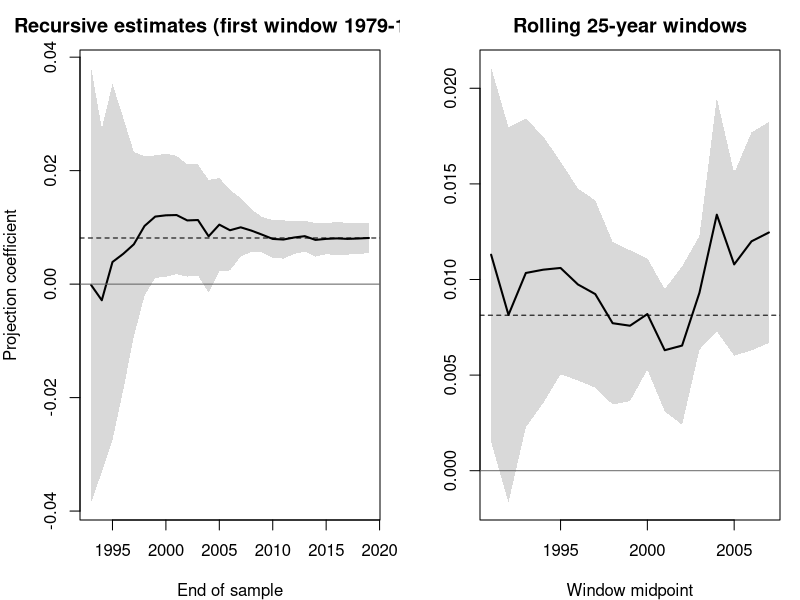

Write R code to recreate this figure.
# =============================================================================
# stability_check.R -- is the projection coefficient stable over time?
# (Sam, 25 Sep 2026). Three views of tax_spec:
#   Part 1  recursive (expanding-window) estimates of the projection coefficient,
#           from the first 15 years to the full sample, with HAC 95% bands;
#   Part 2  rolling 25-year windows;
#   Part 3  structural-break tests: OLS-CUSUM (strucchange::efp), the sup-F test
#           for an unknown break date (Andrews, 1993) and Bai-Perron breakpoints.
# Writes stability.png (recursive + rolling panels) and prints the tests.
# Needs: install.packages("strucchange")
# Run from diss_replication/:   START <- 1979; source("stability_check.R")   (thesis)
#                               START <- 1977; source("stability_check.R")   (manuscript)
# =============================================================================
library(readxl); library(lmtest); library(sandwich); library(strucchange)
if (!exists("START")) START <- 1979
MINW <- 15    # first recursive window (years)
ROLL <- 25    # rolling window length

raw <- as.data.frame(read_excel("Dissertation_Dataset_Final.xlsx", sheet = "ReformSPA"))
raw <- raw[!is.na(raw$year), ]; raw <- raw[order(raw$year), ]
lag1 <- function(x) c(NA, head(x, -1))
df <- with(raw, data.frame(year = year, log_mig_rate = loglev_nEU_WAPlagK,
                           delta_oadr_10 = delta_oadr_10, tax_workpop = tax_workpop,
                           unem = unem, ln_debt_gdp = ln_debt_gdp))
for (v in c("log_mig_rate", "tax_workpop", "unem", "ln_debt_gdp")) df[[paste0("L_", v)]] <- lag1(df[[v]])
S <- subset(df, year >= START & year <= 2019)
FML <- log_mig_rate ~ L_log_mig_rate + L_tax_workpop + delta_oadr_10 + L_ln_debt_gdp + L_unem

est <- function(d) { m <- lm(FML, data = d); ct <- coeftest(m, vcov. = vcovHAC(m))
  c(b = ct["delta_oadr_10", 1], se = ct["delta_oadr_10", 2]) }
full <- est(S)

# --- Part 1: recursive ---------------------------------------------------------
rec <- do.call(rbind, lapply(MINW:nrow(S), function(n) {
  e <- est(S[1:n, ]); data.frame(end = S$year[n], b = e["b"], lo = e["b"] - 1.96 * e["se"], hi = e["b"] + 1.96 * e["se"]) }))
# --- Part 2: rolling -----------------------------------------------------------
rol <- do.call(rbind, lapply(1:(nrow(S) - ROLL + 1), function(i) {
  e <- est(S[i:(i + ROLL - 1), ]); data.frame(mid = S$year[i] + (ROLL - 1) / 2, start = S$year[i],
  b = e["b"], lo = e["b"] - 1.96 * e["se"], hi = e["b"] + 1.96 * e["se"]) }))

cat(sprintf("\n===== Stability of the projection coefficient, %d-2019 =====\n", START))
cat(sprintf("Full sample: %.4f (HAC s.e. %.4f)\n", full["b"], full["se"]))
cat(sprintf("Recursive estimates: min %.4f (to %d), max %.4f (to %d); all windows significant at 5%%: %s\n",
            min(rec$b), rec$end[which.min(rec$b)], max(rec$b), rec$end[which.max(rec$b)], all(rec$lo > 0)))
cat(sprintf("Rolling %d-year windows: min %.4f (%d-%d), max %.4f (%d-%d); windows with lower bound > 0: %d of %d\n",
            ROLL, min(rol$b), rol$start[which.min(rol$b)], rol$start[which.min(rol$b)] + ROLL - 1,
            max(rol$b), rol$start[which.max(rol$b)], rol$start[which.max(rol$b)] + ROLL - 1, sum(rol$lo > 0), nrow(rol)))

# --- Part 3: break tests -------------------------------------------------------
cus <- efp(FML, data = S, type = "OLS-CUSUM"); sc <- sctest(cus)
cat(sprintf("\nOLS-CUSUM test (all coefficients): S = %.3f, p = %.3f\n", sc$statistic, sc$p.value))
fs <- Fstats(FML, data = S, from = 8)               # sup-F; 8-year trimming (>= regressors + 2 at each end)
sf <- sctest(fs, type = "supF")
cat(sprintf("sup-F test for a single unknown break: supF = %.2f, p = %.3f; candidate break at %d\n",
            sf$statistic, sf$p.value, S$year[fs$breakpoint]))
bp <- breakpoints(FML, data = S, h = 8)                # minimum segment 8 years (> 6 regressors incl. intercept)
cat("Bai-Perron (min segment 8 years): BIC-selected number of breaks =", which.min(BIC(bp)) - 1, "\n")
if (which.min(BIC(bp)) > 1) print(S$year[breakpoints(bp)$breakpoints])
cat("Interpretation: no rejection = no evidence that the relationship shifted; a recursive path that\n",
    "settles early and stays inside the full-sample band says the same thing graphically.\n", sep = "")

# --- figure --------------------------------------------------------------------
png(sprintf("stability%s.png", if (START == 1977) "_1977" else ""), width = 1800, height = 800, res = 200)
par(mfrow = c(1, 2), mar = c(4, 4, 2.5, 1))
plot(rec$end, rec$b, type = "n", ylim = range(c(rec$lo, rec$hi, 0)), xlab = "End of sample", ylab = "Projection coefficient",
     main = sprintf("Recursive estimates (first window %d-%d)", START, START + MINW - 1))
polygon(c(rec$end, rev(rec$end)), c(rec$lo, rev(rec$hi)), col = "grey85", border = NA)
lines(rec$end, rec$b, lwd = 2); abline(h = full["b"], lty = 2); abline(h = 0, col = "grey40")
plot(rol$mid, rol$b, type = "n", ylim = range(c(rol$lo, rol$hi, 0)), xlab = "Window midpoint", ylab = "",
     main = sprintf("Rolling %d-year windows", ROLL))
polygon(c(rol$mid, rev(rol$mid)), c(rol$lo, rev(rol$hi)), col = "grey85", border = NA)
lines(rol$mid, rol$b, lwd = 2); abline(h = full["b"], lty = 2); abline(h = 0, col = "grey40")
dev.off()
cat("Figure written: stability*.png (dashed line = full-sample estimate; band = HAC 95%).\n")
